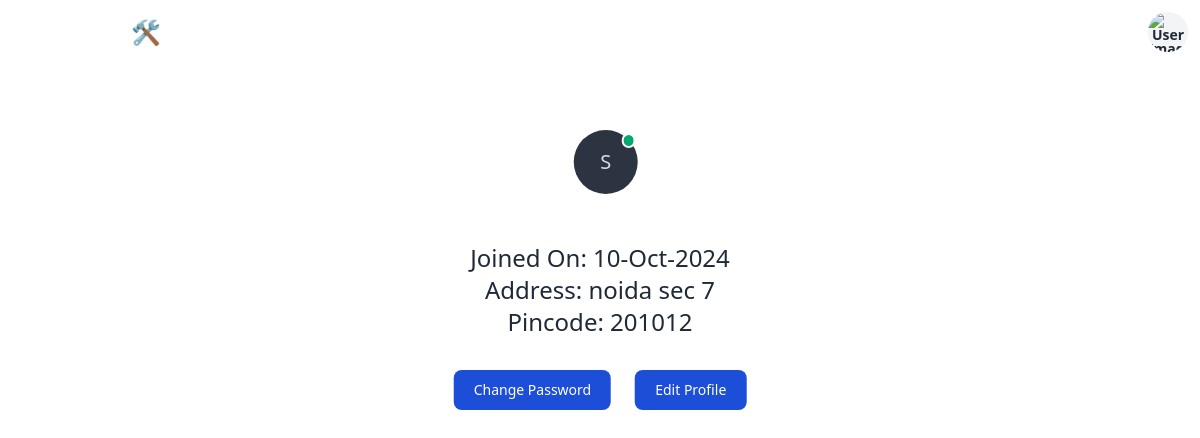
The page /profile (signed in) on the database as committed earlier.
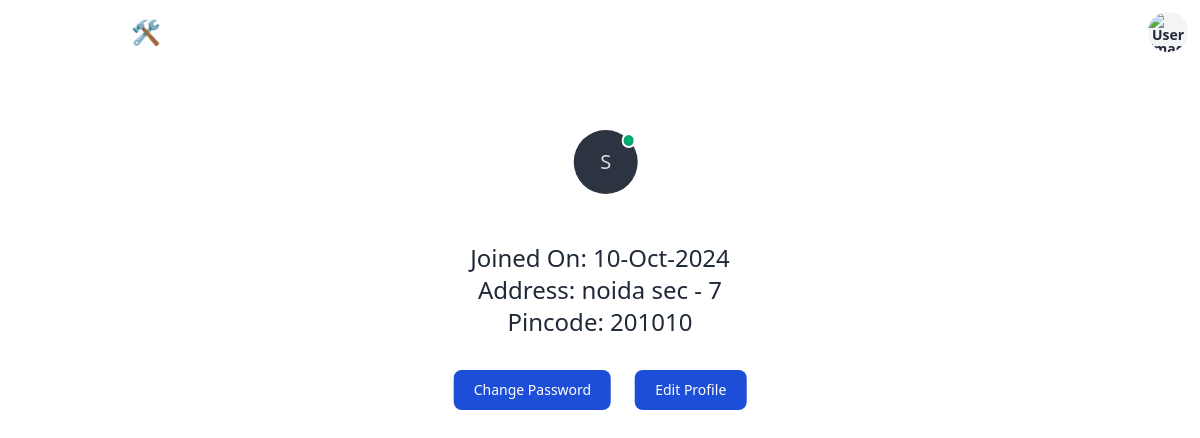
The same page on the database as committed later.
### app.py (models this page shows, shortened)
class Customer(db.Model):
    __tablename__ = 'customers'
    id = db.Column(db.Integer, primary_key=True)
    name = db.Column(db.String(100), nullable=False)
    date_created = db.Column(db.DateTime, default=db.func.current_timestamp())
    address = db.Column(db.String(255), nullable=True)
    pin_code = db.Column(db.String(10), nullable=True)
    is_blocked = db.Column(db.Boolean, default=False)
    user_id = db.Column(db.Integer, db.ForeignKey('users.id'), nullable=True)
    service_requests = db.relationship('ServiceRequest', backref='customer', lazy=True)
    reviews = db.relationship('Review', backref='customer', lazy=True)

### app.py (the view)
@app.route('/profile')
@customer_required
def profile():
    userId = session.get('user')
    customer = Customer.query.filter_by(id=userId).first()
    name = customer.name
    joinDate = customer.date_created.strftime("%d-%b-%Y")
    address = customer.address
    pinCode = customer.pin_code
    return render_template('profile.html', address=address, pinCode=pinCode, ab = name[0],customerName=name, joinDate=joinDate,image_url=session.get('image_url'))

### app.py (called while the page is built)
def customer_required(f):
    @wraps(f)
    def decorated_function(*args, **kwargs):
        if 'role' not in session or session['role'] != 'customer':
            return redirect(url_for('login', message='Must be logged in as an customer'))
        return f(*args, **kwargs)
    return decorated_function

### templates/profile.html (shortened to what this page needs)
{% extends 'base.html' %}
{% block content %}
    <div>
    <div class="fixed top-1/4 left-1/2 transform -translate-x-1/2 -translate-y-1/4">
        <div class="avatar fixed ml-[7.5rem] pb-2 online placeholder self-center">
            <div class="bg-neutral text-neutral-content rounded-full w-16 h-16">
              <span class="text-xl">{{ ab }}</span>
            </div>
        </div>
        <div class="mt-20">
            <p class="text-center text-white text-2xl">{{customerName}}</p>
            <p class="text-center text-2xl">Joined On: {{ joinDate }} </p>
            {% if address %}
            <p class="text-center text-2xl">Address: {{ address }} </p>
            <p class="text-center text-2xl">Pincode: {{ pinCode }} </p>
            {% else %}
            <p class="text-center text-2xl font-semibold text-red-500">Set Address to start making bookings!</p>
            {% endif %}
        </div>
        <div class="flex flex-row items-center justify-center space-x-6 mt-8">
            <button data-modal-target="changepwd-modal" data-modal-toggle="changepwd-modal" class="block text-white bg-blue-700 hover:bg-blue-800 focus:ring-4 focus:outline-none focus:ring-blue-300 font-medium rounded-lg text-sm px-5 py-2.5 text-center dark:bg-blue-600 dark:hover:bg-blue-700 dark:focus:ring-blue-800" type="button">
                Change Password
            </button>
            <button data-modal-target="editad-modal" data-modal-toggle="editad-modal" class="block text-white bg-blue-700 hover:bg-blue-800 focus:ring-4 focus:outline-none focus:ring-blue-300 font-medium rounded-lg text-sm px-5 py-2.5 text-center dark:bg-blue-600 dark:hover:bg-blue-700 dark:focus:ring-blue-800" type="button">
                Edit Profile
            </button>
        </div>
    </div>
</div>
{% endblock %}

Rows that differ between the two databases and show on the page:
changed Customer: address "noida sec 7" → "noida sec - 7"; pin_code "201012" → "201010"
